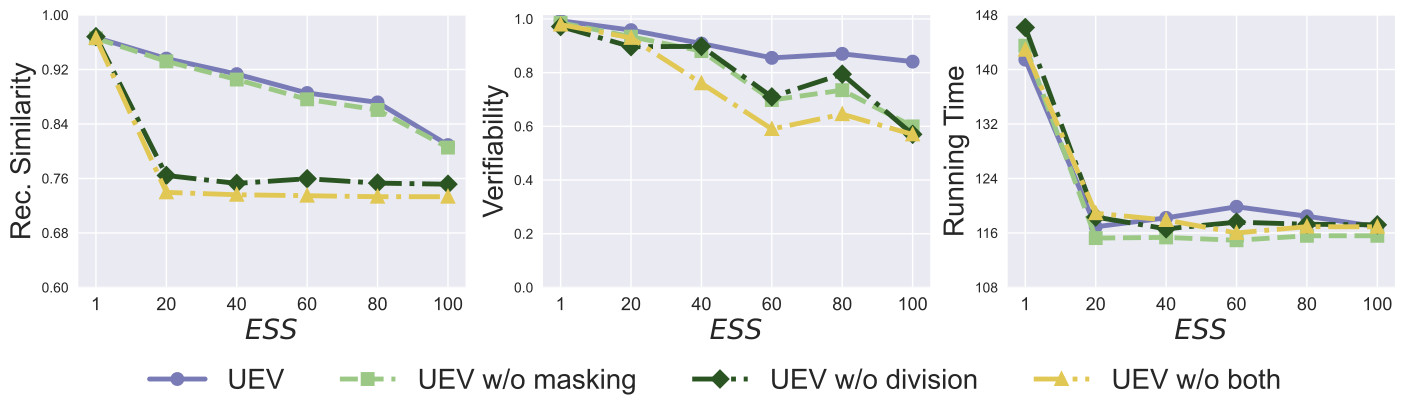

Write Python code to recreate this figure.
import numpy as np
import  matplotlib.pyplot as plt
#


plt.style.use('seaborn')

fig, ax = plt.subplots(1, 3, figsize=(17, 4)) #sharex='col',
fig.subplots_adjust(bottom=0.2)

# for i in range(2):
#     for j in range(3):
#         ax[i,j].text(0.5,0.5,str((i,j)), fontsize=18, ha='center')




#picture 1





x=[1, 2, 3, 4, 5, 6]
# validation_for_plt =[97,95.8600, 94.9400, 93.5400, 93.2400]
# attack_for_plt=[0, 0.3524, 0, 0.1762, 0.1762]
# basic_for_plt=[99.8, 99.8, 99.8, 99.8, 99.8]

labels = ['1', '20', '40', '60', '80', '100' ]
# unl_org = [97.77, 97.55, 97.35, 97.29, 97.21, 97.21]

UEV = [0.96693, 0.93609, 0.913304, 0.88554, 0.8717471, 0.809093]
UEV_no_mask = [0.96581, 0.93200, 0.90528, 0.8762532, 0.86064, 0.80541]
# unl_hess_r = [96.6, 96.66, 96.04, 95.94, 95.85, 97.21]
UEV_no_division = [0.968303, 0.76445, 0.752777, 0.75964, 0.75321, 0.75159]

UEV_no_both = [0.96632, 0.739603, 0.736120, 0.73471, 0.73322, 0.73321]



l_w=3.5
m_s=8
marker_s = 2
markevery=1
#plt.figure(figsize=(8, 5.3))
#plt.plot(x, unl_fr, color='blue', marker='^', label='Retrain',linewidth=l_w, markersize=m_s)
ax[0].plot(x, UEV, linestyle='-', color='#797BB7', marker='o', fillstyle='full', markevery=markevery,
         label='Includes', linewidth=l_w, markersize=m_s, markeredgewidth=marker_s)

#plt.plot(x, unl_ss_w, color='g',  marker='*',  label='PriMU$_{w}$',linewidth=l_w, markersize=m_s)
ax[0].plot(x, UEV_no_mask, linestyle='--', color='#9BC985',  marker='s', fillstyle='full', markevery=markevery,
         label='Not Includes',linewidth=l_w, markersize=m_s, markeredgewidth=marker_s)


# plt.plot(x, unl_mib_bck, linestyle=':', color='r',  marker='^', fillstyle='none', markevery=markevery,
#          label='MIB (bac.)', linewidth=l_w,  markersize=m_s, markeredgewidth=marker_s)


ax[0].plot(x, UEV_no_division, linestyle='-.', color='#2A5522',  marker='D', fillstyle='full', markevery=markevery,
         label='MIB (Normal Not In.)',linewidth=l_w, markersize=m_s, markeredgewidth=marker_s)


ax[0].plot(x, UEV_no_both, linestyle='-.', color='#E1C855',  marker='^', fillstyle='full', markevery=markevery,
         label='MIB (Normal Not In.)',linewidth=l_w, markersize=m_s, markeredgewidth=marker_s)



#plt.plot(x, unl_vibu, color='silver',  marker='d',  label='VIBU',linewidth=4,  markersize=10)

# plt.plot(x, y_sa03, color='r',  marker='2',  label='AAAI21 A_acc, pr=0.3',linewidth=3, markersize=8)
# plt.plot(x, y_sa05, color='darkblue',  marker='4',  label='AAAI21 A_acc, pr=0.5',linewidth=3, markersize=8)
# plt.plot(x, y_ma03, color='darkviolet',  marker='3',  label='FedMC A_acc, pr=0.3',linewidth=3, markersize=8)
# plt.plot(x, y_ma05, color='cyan',  marker='p',  label='FedMC A_acc, pr=0.5',linewidth=3, markersize=8)


# plt.grid()
leg = plt.legend(fancybox=True, shadow=True)
# plt.xlabel('Malicious Client Ratio (%)' ,fontsize=16)
ax[0].set_ylabel('Rec. Similarity', fontsize=20)
my_y_ticks = np.arange(0.6, 1.01, 0.08)
ax[0].set_yticks(my_y_ticks )
ax[0].set_xlabel('$\it{ESS}$' ,fontsize=20)

ax[0].set_xticklabels(labels ,fontsize=13)
ax[0].set_xticks(x)
# plt.title('CIFAR10 IID')









#picture 2

x=[1, 2, 3, 4, 5, 6]
# validation_for_plt =[97,95.8600, 94.9400, 93.5400, 93.2400]
# attack_for_plt=[0, 0.3524, 0, 0.1762, 0.1762]
# basic_for_plt=[99.8, 99.8, 99.8, 99.8, 99.8]

labels = ['1', '20', '40', '60', '80', '100' ]
# unl_org = [97.77, 97.55, 97.35, 97.29, 97.21, 97.21]

UEV = [0.9933, 0.9583, 0.9083, 0.8550, 0.8700, 0.8410]
UEV_no_mask = [0.9857, 0.9340, 0.8803, 0.6980, 0.7347, 0.5997]
# unl_hess_r = [96.6, 96.66, 96.04, 95.94, 95.85, 97.21]
UEV_no_division = [0.9717, 0.8967, 0.8977, 0.7097, 0.7943, 0.5703]

UEV_no_both = [0.9790, 0.9293, 0.7603,0.5900, 0.6453, 0.5697]



#plt.figure(figsize=(8, 5.3))
#plt.plot(x, unl_fr, color='blue', marker='^', label='Retrain',linewidth=l_w, markersize=m_s)
ax[1].plot(x, UEV, linestyle='-', color='#797BB7', marker='o', fillstyle='full', markevery=markevery,
         label='Includes', linewidth=l_w, markersize=m_s, markeredgewidth=marker_s)

#plt.plot(x, unl_ss_w, color='g',  marker='*',  label='PriMU$_{w}$',linewidth=l_w, markersize=m_s)
ax[1].plot(x, UEV_no_mask, linestyle='--', color='#9BC985',  marker='s', fillstyle='full', markevery=markevery,
         label='Not Includes',linewidth=l_w, markersize=m_s, markeredgewidth=marker_s)


# plt.plot(x, unl_mib_bck, linestyle=':', color='r',  marker='^', fillstyle='none', markevery=markevery,
#          label='MIB (bac.)', linewidth=l_w,  markersize=m_s, markeredgewidth=marker_s)


ax[1].plot(x, UEV_no_division, linestyle='-.', color='#2A5522',  marker='D', fillstyle='full', markevery=markevery,
         label='MIB (Normal Not In.)',linewidth=l_w, markersize=m_s, markeredgewidth=marker_s)


ax[1].plot(x, UEV_no_both, linestyle='-.', color='#E1C855',  marker='^', fillstyle='full', markevery=markevery,
         label='MIB (Normal Not In.)',linewidth=l_w, markersize=m_s, markeredgewidth=marker_s)




#plt.plot(x, unl_vibu, color='silver',  marker='d',  label='VIBU',linewidth=4,  markersize=10)

# plt.plot(x, y_sa03, color='r',  marker='2',  label='AAAI21 A_acc, pr=0.3',linewidth=3, markersize=8)
# plt.plot(x, y_sa05, color='darkblue',  marker='4',  label='AAAI21 A_acc, pr=0.5',linewidth=3, markersize=8)
# plt.plot(x, y_ma03, color='darkviolet',  marker='3',  label='FedMC A_acc, pr=0.3',linewidth=3, markersize=8)
# plt.plot(x, y_ma05, color='cyan',  marker='p',  label='FedMC A_acc, pr=0.5',linewidth=3, markersize=8)


# plt.grid()
leg = plt.legend(fancybox=True, shadow=True)
# plt.xlabel('Malicious Client Ratio (%)' ,fontsize=16)
ax[1].set_ylabel('Verifiability', fontsize=20)
my_y_ticks = np.arange(0, 1.1, 0.2)
ax[1].set_yticks(my_y_ticks )
ax[1].set_xlabel('$\it{ESS}$' ,fontsize=20)

ax[1].set_xticklabels(labels ,fontsize=13)
ax[1].set_xticks(x)
# plt.title('CIFAR10 IID')


# figure 3


x=[1, 2, 3, 4, 5, 6]
# validation_for_plt =[97,95.8600, 94.9400, 93.5400, 93.2400]
# attack_for_plt=[0, 0.3524, 0, 0.1762, 0.1762]
# basic_for_plt=[99.8, 99.8, 99.8, 99.8, 99.8]

labels = ['1', '20', '40', '60', '80', '100']
# unl_org = [97.77, 97.55, 97.35, 97.29, 97.21, 97.21]

UEV = [141.4497, 116.9057  , 118.2206 , 119.850, 118.458, 116.92136]
UEV_no_mask = [143.49714, 115.250388, 115.3491835, 114.92731, 115.585058, 115.58505]
# unl_hess_r = [96.6, 96.66, 96.04, 95.94, 95.85, 97.21]
UEV_no_division = [146.170001, 118.3346, 116.60770, 117.58471, 117.281131, 117.198461]

UEV_no_both = [142.9, 118.9, 117.9, 116.00222, 116.92408, 116.9]
# unl_ss_wo = [94.32, 94.53, 94.78, 93.38, 94.04, 97.21]


#plt.figure(figsize=(8, 5.3))
#plt.plot(x, unl_fr, color='blue', marker='^', label='Retrain',linewidth=l_w, markersize=m_s)
ax[2].plot(x, UEV, linestyle='-', color='#797BB7', marker='o', fillstyle='full', markevery=markevery,
         label='UEV', linewidth=l_w, markersize=m_s, markeredgewidth=marker_s)

#plt.plot(x, unl_ss_w, color='g',  marker='*',  label='PriMU$_{w}$',linewidth=l_w, markersize=m_s)
ax[2].plot(x, UEV_no_mask, linestyle='--', color='#9BC985',  marker='s', fillstyle='full', markevery=markevery,
         label='UEV w/o masking',linewidth=l_w, markersize=m_s, markeredgewidth=marker_s)


# plt.plot(x, unl_mib_bck, linestyle=':', color='r',  marker='^', fillstyle='none', markevery=markevery,
#          label='MIB (bac.)', linewidth=l_w,  markersize=m_s, markeredgewidth=marker_s)


ax[2].plot(x, UEV_no_division, linestyle='-.', color='#2A5522',  marker='D', fillstyle='full', markevery=markevery,
         label='UEV w/o division',linewidth=l_w, markersize=m_s, markeredgewidth=marker_s)


ax[2].plot(x, UEV_no_both, linestyle='-.', color='#E1C855',  marker='^', fillstyle='full', markevery=markevery,
         label='UEV w/o both',linewidth=l_w, markersize=m_s, markeredgewidth=marker_s)

#F7D58B

#plt.plot(x, unl_vibu, color='silver',  marker='d',  label='VIBU',linewidth=4,  markersize=10)

# plt.plot(x, y_sa03, color='r',  marker='2',  label='AAAI21 A_acc, pr=0.3',linewidth=3, markersize=8)
# plt.plot(x, y_sa05, color='darkblue',  marker='4',  label='AAAI21 A_acc, pr=0.5',linewidth=3, markersize=8)
# plt.plot(x, y_ma03, color='darkviolet',  marker='3',  label='FedMC A_acc, pr=0.3',linewidth=3, markersize=8)
# plt.plot(x, y_ma05, color='cyan',  marker='p',  label='FedMC A_acc, pr=0.5',linewidth=3, markersize=8)


# plt.grid()
# leg = plt.legend(fancybox=True, shadow=True)
# plt.xlabel('Malicious Client Ratio (%)' ,fontsize=16)
ax[2].set_ylabel('Running Time', fontsize=20)
my_y_ticks = np.arange(108, 152, 8)
ax[2].set_yticks(my_y_ticks )
ax[2].set_xlabel('$\it{ESS}$' ,fontsize=20)

ax[2].set_xticklabels(labels ,fontsize=13)
ax[2].set_xticks(x)
# plt.title('CIFAR10 IID')





# Set the background of the axes, which is the area of the plot, to grey
# plt.gca().set_facecolor('grey')

# Set the grid with white color and a specific linestyle and linewidth
# plt.grid(color='white', linestyle='-', linewidth=0.5)


# plt.grid(axis='y')
# ax[2].set_title('On CelebA', fontsize=20)



handles, labels = ax[2].get_legend_handles_labels()
# Create a "dummy" handle for the legend title
# title_handle = plt.Line2D([], [], color='none', label='Method')
#
# # Insert the title handle at the beginning of the handles list
# handles = [title_handle] + handles
# handles.insert(1, title_handle)
# labels = ['Methods and Scenarios:'] + labels
# labels.insert(1, '')

fig.legend(handles, labels,  loc='lower center', ncol=4, bbox_to_anchor=(0.5, -0.13),fontsize=20)

#facecolor='#EAEAF2', frameon=True,
# plt.legend( title = 'Methods and Datasets',frameon=True, facecolor='white', loc='best',
#            ncol=2, mode="expand", framealpha=0.5, borderaxespad=0., fontsize=20, title_fontsize=20)

# fig.tight_layout()
plt.rcParams['figure.figsize'] = (2.0, 1)
plt.rcParams['image.interpolation'] = 'nearest'
plt.rcParams['figure.subplot.left'] = 0.11
plt.rcParams['figure.subplot.bottom'] = 0.08
plt.rcParams['figure.subplot.right'] = 0.977
plt.rcParams['figure.subplot.top'] = 0.969
plt.savefig('ablation_exp.pdf', dpi=200,bbox_inches='tight')

plt.show()
